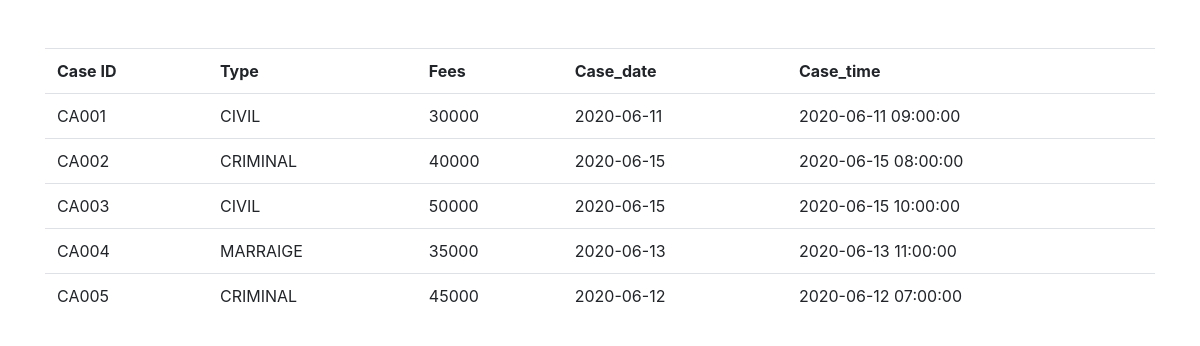
Page /view_case.php on the committed database.
### tables this page shows
CREATE TABLE LaCASE(
CASE_ID VARCHAR(5) PRIMARY KEY,
TYPE VARCHAR(50) NOT NULL,
FEES int(7) NOT NULL,
CASE_DATE DATE NOT NULL,
CASE_TIME TIMESTAMP NOT NULL
);

### view_case.php (the view, shortened to what this page needs)
<?php
include_once("includes/dbh.inc.php");
?>
<head>
    <link rel="stylesheet" href="style.css">
    <link rel="stylesheet" href="https://maxcdn.bootstrapcdn.com/bootstrap/4.0.0/css/bootstrap.min.css">
  </head>
<div class="container">
 <br><br>
    <table class="table">
        <tr>
            <th>Case ID</th>
            <th>Type</th>
            <th>Fees</th>
            <th>Case_date</th>
            <th>Case_time</th>
        </tr>
        <?php
        $query = "SELECT * FROM lacase";
        $query_run=mysqli_query($conn,$query);
        while($data = mysqli_fetch_array($query_run)){
            ?>
            <tr>
                <td><?php echo $data['CASE_ID']?>   </td>
                <td><?php echo $data['TYPE'] ?>   </td>
                <td><?php echo $data['FEES'] ?>   </td>
                <td><?php echo $data['CASE_DATE'] ?>   </td>
                <td><?php echo $data['CASE_TIME']?>  </td>
            </tr>
            <?php
        }
        ?>
    </table>
</div>

### style.css (style rules this page uses)
* { margin:0; padding:0; box-sizing: border-box; }

### rows in the picture
lacase: CASE_ID "CA001", TYPE "CIVIL", FEES "30000", CASE_DATE "2020-06-11", CASE_TIME "2020-06-11 09:00:00"
lacase: CASE_ID "CA002", TYPE "CRIMINAL", FEES "40000", CASE_DATE "2020-06-15", CASE_TIME "2020-06-15 08:00:00"
lacase: CASE_ID "CA003", TYPE "CIVIL", FEES "50000", CASE_DATE "2020-06-15", CASE_TIME "2020-06-15 10:00:00"
lacase: CASE_ID "CA004", TYPE "MARRAIGE", FEES "35000", CASE_DATE "2020-06-13", CASE_TIME "2020-06-13 11:00:00"
lacase: CASE_ID "CA005", TYPE "CRIMINAL", FEES "45000", CASE_DATE "2020-06-12", CASE_TIME "2020-06-12 07:00:00"
